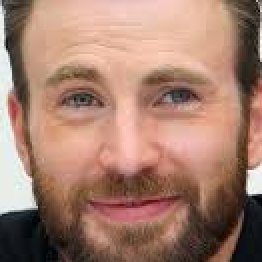
#> input picture images/chris_evans29.png, 131 x 131 px (shown 2 times larger); its folder holds only this picture in this run
$ jupyter execute --allow-errors master.ipynb
#> lines starting #> are read from the running program, lines starting #| are printed output that depends on the picture; long printed decimals are rounded
[cell 1]
import numpy as np
import pandas as pd
import cv2
import matplotlib.pyplot as plt
import seaborn as sns;sns.set()
import glob
import os
import re
from joblib import dump

[cell 2]
from warnings import filterwarnings
filterwarnings("ignore")

# Loading Image Data

[cell 3]
CLASSES = {0:"chris_evans",1:"chris_hemsworth",2:"mark_ruffalo",3:"robert_downey_jr",4:"scarlett_johansson"}
images_paths = glob.glob("images/*.png")

[cell 4]
images = []
labels = []

reversed_classes = dict(zip(CLASSES.values(),CLASSES.keys()))

#> (the rest of this cell did not finish here and is left out)

# Preprocessing Image Data

[cell 5]
min_width = min([image.shape[1] for image in images])
#> min_width = 131
min_height = min([image.shape[0] for image in images])
#> min_height = 131

print("min_width:",min_width)
#| min_width: 131
print("min_height:",min_height)
#| min_height: 131

[cell 6]
# Resize Images
images = np.array([cv2.resize(image, (90,90), interpolation=cv2.INTER_AREA) for image in images])

[cell 7]
# Normalization
images = images / 255

[cell 8]
# Flatten
flat_images = images.reshape(60,-1)

[cell 9]
# Store the Processed Images and their labels
np.save("artifacts/images.npy", flat_images)
np.save("artifacts/labels.npy", labels)

# Compression

[cell 10]
def visualize_faces(estimator_name,recovered_images, start=5, num_imgs=3):
    fig, axs = plt.subplots(num_imgs, 2, figsize=(10, 5*num_imgs))

    k = 0
    for i in range(start,start+num_imgs):
        axs[k,0].imshow(images[i])
        axs[k,0].set_title("Original")
        axs[k,0].grid(False)
        axs[k,0].axis(False)

        k += 1

    k = 0
    for i in range(start,start+num_imgs):
        axs[k,1].imshow(recovered_images[i].reshape(90, 90, 3))
        axs[k,1].set_title(f"Recovered from {estimator_name}")
        axs[k,1].grid(False)
        axs[k,1].axis(False)

        k += 1
    plt.show()

[cell 11]
def visualization_2d(estimator_name, reduced_images):
    colors = sns.color_palette(n_colors=len(CLASSES))
    for i in np.unique(labels):
        indices = np.where(np.array(labels) == i)[0]
        sns.scatterplot(
            x=reduced_images[indices, 0],
            y=reduced_images[indices, 1],
            color=colors[i],
            label=CLASSES[i]
        )

    plt.title(f"2D Visualization with {estimator_name}")
    plt.legend(title="Class")
    plt.show()

def visualization_3d(estimator_name, reduced_images):
    fig = plt.figure(figsize=(8, 6))
    ax = fig.add_subplot(111, projection='3d')

    colors = sns.color_palette(n_colors=len(CLASSES))
    for i in np.unique(labels):
        indices = np.where(np.array(labels) == i)[0]
        ax.scatter(
            reduced_images[indices, 0],
            reduced_images[indices, 1],
            reduced_images[indices, 2],
            c=[colors[i]],
            label=CLASSES[i]
        )

    ax.set_title(f"3D Visualization with {estimator_name}")
    ax.legend(title="Class")
    plt.show()

## PCA

[cell 12]
from sklearn.decomposition import PCA
from sklearn.metrics import mean_squared_error

[cell 13]
pca = PCA(n_components=50,svd_solver='full')
pca.fit(flat_images)

[cell 14]
importances = pca.explained_variance_ratio_

plt.figure(figsize=(10, 4))
plt.plot(np.cumsum(importances), marker='o')
plt.xlabel('Number of Components')
plt.ylabel('Cumulative Explained Variance')
plt.title('PCA Explained Variance')
plt.show()
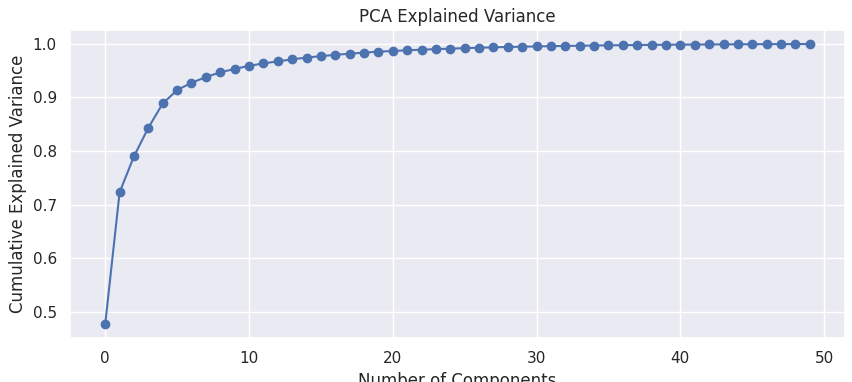
#> figure drawn by matplotlib, 1 panel; curve peaks at x = 49, y = 1

[cell 15]
print("With 50 Features only, PCA preserved: ",np.cumsum(importances).max())

[cell 16]
pca_reduced = pca.transform(flat_images)
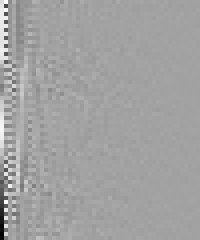
#> pca_reduced: shape (60, 50) float64 (shown 4 times larger); min -6.87, max 3.93, mean -1.37e-16; drawn with min black and max white

[cell 17]
# Reconstruction
pca_recovered = pca.inverse_transform(pca_reduced)

#> (a cell that did not finish here is left out)

#> after the loop in visualize_faces, `for i in range(start,start+num_imgs):`: k = 0

[cell 19]
print("Error between original and recovered images:",mean_squared_error(flat_images,pca_recovered))
#| Error between original and recovered images: 2.3486229409383805e-05

[cell 20]
# Visualization
pca_2d = PCA(n_components=2,svd_solver='full')
pca_2d_reduced = pca_2d.fit_transform(flat_images)
#> pca_2d_reduced = 60 pairs, first value -6.87 to 3.58, second value -3.89 to 3.93
dump(pca_2d,"estimators/pca_2d.pkl")

pca_3d = PCA(n_components=3,svd_solver='full')
pca_3d_reduced = pca_3d.fit_transform(flat_images)
#> pca_3d_reduced = 60 rows, first 8: [2.39, 3.93, -0.858], [2.86, -3.89, -0.35], [3.17, 3.67, -0.632], [3.24, -3.33, -0.515], [3.21, 3.31, -0.451], [2.97, -3.13, -0.649], [3, 3.17, -0.337], [2.84, -3.05, -0.727]
dump(pca_3d,"estimators/pca_3d.pkl")

[cell 21]
visualization_2d("PCA",pca_2d_reduced)

[cell 22]
visualization_3d("PCA",pca_3d_reduced)
#> in visualization_3d, `colors = sns.color_palette(n_colors=len(CLASSES))`: colors = [(0.298, 0.447, 0.69), (0.867, 0.518, 0.322), (0.333, 0.659, 0.408), (0.769, 0.306, 0.322), (0.506, 0.447, 0.702)]

### Randomized PCA

[cell 23]
rand_pca = PCA(n_components=50, svd_solver='randomized', random_state=42)
rand_pca.fit(flat_images)

[cell 24]
importances = rand_pca.explained_variance_ratio_

plt.figure(figsize=(10, 4))
plt.plot(np.cumsum(importances), marker='o')
plt.xlabel('Number of Components')
plt.ylabel('Cumulative Explained Variance')
plt.title('Randomized PCA Explained Variance')
plt.show()

[cell 25]
print("With 50 Features only, Randomized PCA preserved: ",np.cumsum(importances).max())

[cell 26]
rand_pca_reduced = rand_pca.transform(flat_images)

[cell 27]
# Reconstruction
rand_pca_recovered = rand_pca.inverse_transform(rand_pca_reduced)

#> (a cell that did not finish here is left out)

#> after the loop in visualize_faces, `for i in range(start,start+num_imgs):`: k = 0

So with **Randomized PCA** we got the same results as **PCA** with much less resources and time.

[cell 29]
print("Error between original and recovered images:",mean_squared_error(flat_images,rand_pca_recovered))
#| Error between original and recovered images: 2.3486229409383815e-05

[cell 30]
# Visualization
rand_pca_2d_reduced = PCA(n_components=2, svd_solver='randomized', random_state=42).fit_transform(flat_images)
#> rand_pca_2d_reduced has the same summary as pca_2d_reduced
rand_pca_3d_reduced = PCA(n_components=3, svd_solver='randomized', random_state=42).fit_transform(flat_images)
#> rand_pca_3d_reduced has the same summary as pca_3d_reduced

[cell 31]
visualization_2d("Randomized PCA",rand_pca_2d_reduced)

[cell 32]
visualization_3d("Randomized PCA",rand_pca_3d_reduced)

### Kernel PCA

[cell 33]
from sklearn.decomposition import KernelPCA

[cell 34]
kpca = KernelPCA(n_components=50, kernel='rbf', gamma=0.1,fit_inverse_transform=True)
kpca.fit(flat_images)

**KernelPCA** is nonlinear, and it doesn’t compute the variance explained in the same way as regular PCA. So it does not have the .explained_variance_ratio_ attribute.

[cell 35]
kpca_reduced = kpca.transform(flat_images)

[cell 36]
# Reconstruction
kpca_recovered = kpca.inverse_transform(kpca_reduced)
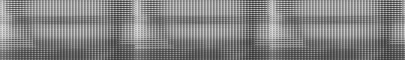
#> kpca_recovered: shape (60, 405) float64; min 0.2, max 0.879, mean 0.513

#> (a cell that did not finish here is left out)


**Kernel PCA** perfomed much worse than linear PCA while its much more powerfull, which means its **overfitting**.

[cell 38]
print("Error between original and recovered images:",mean_squared_error(flat_images,kpca_recovered))
#| Error between original and recovered images: 0.01935

[cell 39]
# Visualization
kpca_2d = KernelPCA(n_components=2, kernel='rbf', gamma=0.1,fit_inverse_transform=True)
kpca_2d_reduced = kpca_2d.fit_transform(flat_images)
#> kpca_2d_reduced = 60 pairs, first value -0.587 to 0.7, second value -0.396 to 0.465
dump(kpca_2d,"estimators/kpca_2d.pkl")

kpca_3d = KernelPCA(n_components=3, kernel='rbf', gamma=1e-2, fit_inverse_transform=True)
kpca_3d_reduced = kpca_3d.fit_transform(flat_images)
#> kpca_3d_reduced = 60 rows, first 8: [-0.242, -0.44, -0.0999], [-0.272, 0.445, -0.136], [-0.315, -0.422, -0.0692], [-0.318, 0.395, -0.159], [-0.328, -0.392, -0.0534], [-0.304, 0.383, -0.166], [-0.315, -0.382, -0.0387], [-0.295, 0.377, -0.164]
dump(kpca_3d,"estimators/kpca_3d.pkl")

[cell 40]
visualization_2d("Kernel PCA",kpca_2d_reduced)

[cell 41]
visualization_3d("Kernel PCA",kpca_3d_reduced)

## Random Projection

[cell 42]
from sklearn.random_projection import GaussianRandomProjection

[cell 43]
grp = GaussianRandomProjection(n_components=50, random_state=42)
grp.fit(flat_images)

[cell 44]
grp_reduced = grp.transform(flat_images)

[cell 45]
grp_recovered = grp.inverse_transform(grp_reduced)
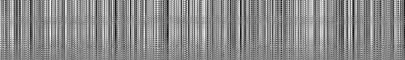
#> grp_recovered: shape (60, 405) float64; min -0.676, max 0.669, mean 0.0574; drawn with min black and max white

#> (a cell that did not finish here is left out)

#> after the loop in visualize_faces, `for i in range(start,start+num_imgs):`: k = 0

**Random Projection** is not good for **reconstruction** or **visualization** cause It doesnt learn from the data, so It cant preserve its structure like shapes or faces.

[cell 47]
print("Error between original and recovered images:",mean_squared_error(flat_images,grp_recovered))
#| Error between original and recovered images: 0.3019

[cell 48]
# Visualization
grp_2d = GaussianRandomProjection(n_components=2, random_state=42)
grp_2d_reduced = grp_2d.fit_transform(flat_images)
#> grp_2d_reduced = 60 pairs, first value -1.33 to 7.82, second value -8.26 to 1.33
dump(grp_2d,"estimators/grp_2d.pkl")

grp_3d = GaussianRandomProjection(n_components=3, random_state=42)
grp_3d_reduced = grp_3d.fit_transform(flat_images)
#> grp_3d_reduced = 60 rows, first 8: [5.57, -4.88, 18.91], [1.81, -2.49, 22.07], [5.86, -5.6, 21.09], [2.22, -2.97, 22.3], [5.57, -5.82, 21.47], [2.16, -2.79, 21.26], [5.76, -6.16, 21.6], [2.1, -3.24, 20.76]
dump(grp_3d,"estimators/grp_3d.pkl")

[cell 49]
visualization_2d("Gaussian Random Projection",grp_2d_reduced)

[cell 50]
visualization_3d("Gaussian Random Projection",grp_3d_reduced)

## Locally Linear Embedding

[cell 51]
from sklearn.manifold import LocallyLinearEmbedding
from sklearn.metrics import pairwise_distances
from sklearn.manifold import trustworthiness

[cell 52]
lle = LocallyLinearEmbedding(n_neighbors=3, n_components=50,
method='standard')
lle.fit(flat_images)

[cell 53]
lle_reduced = lle.transform(flat_images)
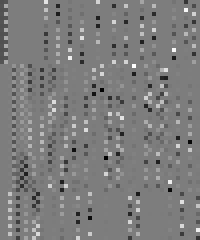
#> lle_reduced: shape (60, 50) float64 (shown 4 times larger); min -0.736, max 0.763, mean -0.00164; drawn with min black and max white

[cell 54]
# Compare pairwise distances in high-dim and low-dim space
D_high = pairwise_distances(flat_images)
D_low = pairwise_distances(lle_reduced)
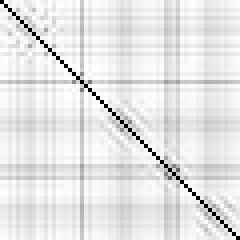
#> D_low: shape (60, 60) float64 (shown 4 times larger); min 0, max 1.41, mean 1.27; drawn with min black and max white

[cell 55]
# Correlation or stress between distances
correlation = np.corrcoef(D_high.ravel(), D_low.ravel())[0, 1]
#> correlation = 0.295
print(f"Distance correlation: {correlation:.4f}")
#| Distance correlation: 0.2947

**moderate**, not great, but LLE is not designed for global structure.

[cell 56]
tw = trustworthiness(flat_images, lle_reduced, n_neighbors=10)
#> tw = 0.563
print(f"Trustworthiness: {tw:.4f}")
#| Trustworthiness: 0.5627

This shows a moderate local neighborhood preservation, though it's still below 0.9, which is usually considered strong.

These scores suggest that your current LLE configuration is **closer to acceptable**,

[cell 57]
# Visualization
lle_2d = LocallyLinearEmbedding(n_neighbors=3, n_components=2,method='standard')
lle_2d_reduced = lle_2d.fit_transform(flat_images)
#> lle_2d_reduced = 60 pairs, first value -0.235 to 0.132, second value -0.00337 to 0.406
dump(lle_2d,"estimators/lle_2d.pkl")

lle_3d = LocallyLinearEmbedding(n_neighbors=3, n_components=3,method='standard')
lle_3d_reduced = lle_3d.fit_transform(flat_images)
#> lle_3d_reduced = 60 rows, first 8: [0, 0, 0], [0, 0, 0], [0, 0, 0], [0, 0, 0], [0, 0, 0], [0, 0, 0], [0, 0, 0], [0, 0, 0]
dump(lle_3d,"estimators/lle_3d.pkl")

[cell 58]
visualization_2d("Locally Linear Embedding",lle_2d_reduced)

[cell 59]
visualization_3d("Locally Linear Embedding",lle_3d_reduced)

## Multi Dimentional Scaling

[cell 60]
from sklearn.manifold import MDS

[cell 61]
mds = MDS(n_components=50)

[cell 62]
mds_reduced = mds.fit_transform(flat_images)
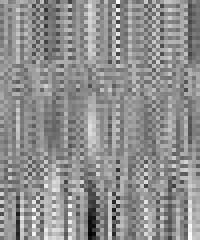
#> mds_reduced: shape (60, 50) float64 (shown 4 times larger); min -2.79, max 2.18, mean -1.18e-18; drawn with min black and max white

[cell 63]
# Compare pairwise distances in high-dim and low-dim space
D_high = pairwise_distances(flat_images)
D_low = pairwise_distances(mds_reduced)

[cell 64]
# Correlation or stress between distances
correlation = np.corrcoef(D_high.ravel(), D_low.ravel())[0, 1]
#> correlation = 1
print(f"Distance correlation: {correlation:.4f}")
#| Distance correlation: 0.9996

[cell 65]
tw = trustworthiness(flat_images, mds_reduced, n_neighbors=10)
#> tw = 0.999
print(f"Trustworthiness: {tw:.4f}")
#| Trustworthiness: 0.9990

those are **exceptionally high scores**.

[cell 66]
# Visualization
mds_2d = MDS(n_components=2)
mds_2d_reduced = mds_2d.fit_transform(flat_images)
#> mds_2d_reduced = 60 pairs, first value -4.84 to 4.82, second value -7.2 to 4.4
dump(mds_2d,"estimators/mds_2d.pkl")

mds_3d = MDS(n_components=3)
mds_3d_reduced = mds_3d.fit_transform(flat_images)
#> mds_3d_reduced = 60 rows, first 8: [1.69, -4.79, 0.879], [-5.24, 0.618, 0.05], [0.736, -4.99, 1.61], [-5.05, -0.232, 0.362], [0.278, -4.79, 1.59], [-4.76, -0.314, -0.0758], [0.346, -4.62, 1.34], [-4.58, -0.304, -0.517]
dump(mds_3d,"estimators/mds_3d.pkl")

[cell 67]
visualization_2d("Multi Dimentional Scaling",mds_2d_reduced)

[cell 68]
visualization_3d("Multi Dimentional Scaling",mds_3d_reduced)

## Isomap

[cell 69]
from sklearn.manifold import Isomap

[cell 70]
isomap = Isomap(n_components=33,n_neighbors=10)
isomap.fit(flat_images)

[cell 71]
isomap_reduced = isomap.transform(flat_images)

[cell 72]
# Compare pairwise distances in high-dim and low-dim space
D_high = pairwise_distances(flat_images)
D_low = pairwise_distances(isomap_reduced)
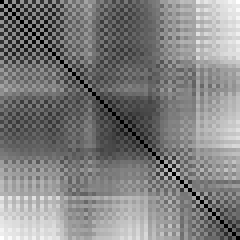
#> D_low: shape (60, 60) float64 (shown 4 times larger); min 0, max 19.71, mean 9.89; drawn with min black and max white

[cell 73]
# Correlation or stress between distances
correlation = np.corrcoef(D_high.ravel(), D_low.ravel())[0, 1]
#> correlation = 0.962
print(f"Distance correlation: {correlation:.4f}")
#| Distance correlation: 0.9620

This means **92% of the pairwise** distance relationships are preserved.
Isomap is known to capture global structure, so this score is strong.

[cell 74]
tw = trustworthiness(flat_images, isomap_reduced, n_neighbors=10)
#> tw = 0.991
print(f"Trustworthiness: {tw:.4f}")
#| Trustworthiness: 0.9908

Outstanding. A score > 0.95 means that local neighborhoods are nearly perfectly preserved.
This is better than LLE and even close to what you got from MDS — with the added benefit that Isomap supports .transform().

[cell 75]
# Visualization
isomap_2d = Isomap(n_components=2,n_neighbors=10)
isomap_2d_reduced = isomap_2d.fit_transform(flat_images)
#> isomap_2d_reduced = 60 pairs, first value -7.1 to 11.53, second value -4.58 to 5.84
dump(isomap_2d,"estimators/isomap_2d.pkl")

isomap_3d = Isomap(n_components=3,n_neighbors=10)
isomap_3d_reduced = isomap_3d.fit_transform(flat_images)
#> isomap_3d_reduced = 60 rows, first 8: [-7.1, -4.39, 1.56], [-4.71, 5.84, -1.58], [-6.74, -4.31, 1.25], [-4.63, 5.28, -1.76], [-6.47, -4.19, 1.12], [-3.95, 5.06, -1.78], [-6, -4.43, 1.16], [-3.67, 5.14, -1.26]
dump(isomap_3d,"estimators/isomap_3d.pkl")

[cell 76]
visualization_2d("Visualization with Isomap",isomap_2d_reduced)

[cell 77]
visualization_3d("Visualization with Isomap",isomap_3d_reduced)

## TSNE

[cell 78]
from sklearn.manifold import TSNE

[cell 79]
tsne = TSNE(n_components=33, method='exact', random_state=42)

[cell 80]
tsne_reduced = tsne.fit_transform(flat_images)
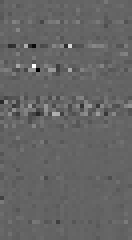
#> tsne_reduced: shape (60, 33) float32 (shown 4 times larger); min -46.43, max 70.82, mean 0.2; drawn with min black and max white

[cell 81]
# Compare pairwise distances in high-dim and low-dim space
D_high = pairwise_distances(flat_images)
D_low = pairwise_distances(tsne_reduced)
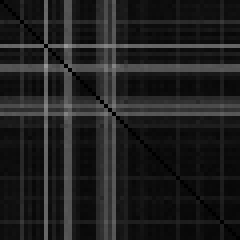
#> D_low: shape (60, 60) float32 (shown 4 times larger); min 0, max 152.8, mean 31.7

[cell 82]
# Correlation or stress between distances
correlation = np.corrcoef(D_high.ravel(), D_low.ravel())[0, 1]
#> correlation = -0.105
print(f"Distance correlation: {correlation:.4f}")
#| Distance correlation: -0.1047

That's **very bad**. It means global distances were not preserved at all.
Negative correlation suggests the structure in high-dimensional space was almost inverted or unrelated.

[cell 83]
tw = trustworthiness(flat_images, tsne_reduced, n_neighbors=10)
#> tw = 0.593
print(f"Trustworthiness: {tw:.4f}")
#| Trustworthiness: 0.5927

This is average at best.
For t-SNE, trustworthiness should typically be > 0.90 when it works well.

[cell 84]
# Visualization
tsne_2d = TSNE(n_components=2, method='exact', random_state=42)
tsne_2d_reduced = tsne_2d.fit_transform(flat_images)
#> tsne_2d_reduced = 60 pairs, first value -5.05 to 1.78, second value -2.37 to 3.98

tsne_3d = TSNE(n_components=3, method='exact', random_state=42)
tsne_3d_reduced = tsne_3d.fit_transform(flat_images)
#> tsne_3d_reduced = 60 rows, first 8: [50.81, -57.33, -70.42], [1.69, -77.47, -113.9], [-30.74, 55.63, 70.02], [-2.1, -55.6, 112.9], [1.62, 20.71, 117.5], [107.8, 19.86, -41.59], [0.267, 10.48, 5.88], [-25.34, 20.37, -49.65]

[cell 85]
visualization_2d("TSNE",tsne_2d_reduced)

[cell 86]
visualization_3d("TSNE",tsne_3d_reduced)

$ run again, on images/chris_evans33.png
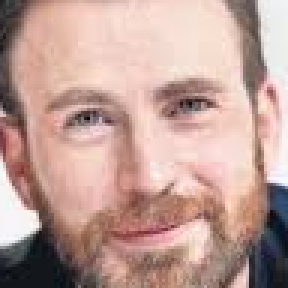
#> input picture images/chris_evans33.png, 96 x 96 px (shown 3 times larger)
#> min_width = 96
#| min_width: 96
#| min_height: 96
#> after the loop in visualize_faces, `for i in range(start,start+num_imgs):`: k = 0
#| Error between original and recovered images: 1.298410767770838e-05
#> pca_2d_reduced = 60 pairs, first value -6.62 to 3.4, second value -3.76 to 4.13
#> pca_3d_reduced = 60 rows, first 8: [0.583, -3.53, 1.11], [2.6, 2.28, -1.23], [1.74, -3.44, 1.5], [3.09, 2.26, -1.2], [2.1, -3.27, 1.51], [3.25, 2.26, -1.09], [2.23, -2.99, 1.36], [3.4, 2.01, -0.898]
#> in visualization_3d, `colors = sns.color_palette(n_colors=len(CLASSES))`: colors = [(0.298, 0.447, 0.69), (0.867, 0.518, 0.322), (0.333, 0.659, 0.408), (0.769, 0.306, 0.322), (0.506, 0.447, 0.702)]
#> after the loop in visualize_faces, `for i in range(start,start+num_imgs):`: k = 0
#| Error between original and recovered images: 1.2984107677708378e-05
#> rand_pca_2d_reduced has the same summary as pca_2d_reduced
#> rand_pca_3d_reduced has the same summary as pca_3d_reduced
#| Error between original and recovered images: 0.0205
#> kpca_2d_reduced = 60 pairs, first value -0.596 to 0.651, second value -0.402 to 0.47
#> kpca_3d_reduced = 60 rows, first 8: [-0.0876, 0.425, -0.0737], [-0.255, -0.321, 0.148], [-0.202, 0.414, -0.126], [-0.305, -0.326, 0.152], [-0.239, 0.396, -0.134], [-0.323, -0.325, 0.145], [-0.258, 0.367, -0.128], [-0.346, -0.296, 0.127]
#> after the loop in visualize_faces, `for i in range(start,start+num_imgs):`: k = 0
#| Error between original and recovered images: 0.4331
#> grp_2d_reduced = 60 pairs, first value 0.134 to 6.59, second value -10.06 to 3.48
#> grp_3d_reduced = 60 rows, first 8: [3.82, -6.3, 16.54], [1.88, -8.21, 20.72], [4.71, -6.97, 19.29], [1.78, -8.13, 21.59], [4.16, -6.4, 20.04], [1.78, -7.55, 22.88], [3.7, -5.88, 19.8], [1.83, -6.99, 23.47]
#> `correlation = np.corrcoef(D_high.ravel(), D_low.ravel())[0, 1]`: correlation = 0.265
#| Distance correlation: 0.2652
#> `tw = trustworthiness(flat_images, lle_reduced, n_neighbors=10)`: tw = 0.485
#| Trustworthiness: 0.4853
#> lle_2d_reduced = 60 pairs, first value -0.261 to 0.0427, second value -0.116 to 0.333
#> lle_3d_reduced = 60 rows, first 8: [-0.0867, 0.0596, -0.248], [-0.0156, 0.00447, 0.153], [-0.0867, 0.0596, -0.248], [-0.0156, 0.00447, 0.153], [-0.0867, 0.0596, -0.248], [-0.0156, 0.00447, 0.153], [-0.0867, 0.0596, -0.248], [-0.0156, 0.00447, 0.153]
#> `mds_reduced = mds.fit_transform(flat_images)`:
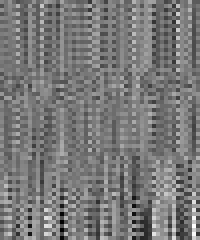
#> mds_reduced: shape (60, 50) float64 (shown 4 times larger); min -2.67, max 2.94, mean 3.55e-18; drawn with min black and max white
#> `correlation = np.corrcoef(D_high.ravel(), D_low.ravel())[0, 1]`: correlation = 0.999
#| Distance correlation: 0.9995
#| Trustworthiness: 0.9987
#> mds_2d_reduced = 60 pairs, first value -5.06 to 7.92, second value -4.64 to 7.47
#> mds_3d_reduced = 60 rows, first 8: [3, -3.25, 0.678], [-4.84, 0.193, -0.691], [2.04, -4.23, 0.442], [-4.89, -0.27, 0.14], [1.44, -4.43, 0.212], [-4.74, -0.529, 0.652], [0.972, -4.33, 0.089], [-4.45, -1.03, 0.784]
#> `correlation = np.corrcoef(D_high.ravel(), D_low.ravel())[0, 1]`: correlation = 0.857
#| Distance correlation: 0.8574
#> `tw = trustworthiness(flat_images, isomap_reduced, n_neighbors=10)`: tw = 0.996
#| Trustworthiness: 0.9959
#> isomap_2d_reduced = 60 pairs, first value -8.13 to 9.47, second value -6.77 to 6.87
#> isomap_3d_reduced = 60 rows, first 8: [-4.06, -6.5, -0.813], [8.66, -0.329, -2.22], [-3.74, -6.77, -0.229], [9.47, -0.418, 0.168], [-3.65, -6.53, 0.193], [8.96, -0.121, -0.195], [-3.61, -6.2, 0.537], [8.57, 0.0893, -0.568]
#> `D_low = pairwise_distances(tsne_reduced)`:
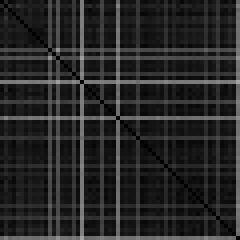
#> D_low: shape (60, 60) float32 (shown 4 times larger); min 0, max 163.6, mean 38.9
#> `correlation = np.corrcoef(D_high.ravel(), D_low.ravel())[0, 1]`: correlation = 0.072
#| Distance correlation: 0.0720
#> `tw = trustworthiness(flat_images, tsne_reduced, n_neighbors=10)`: tw = 0.608
#| Trustworthiness: 0.6079
#> tsne_2d_reduced = 60 pairs, first value -3.75 to 4.45, second value -1.62 to 4.67
#> tsne_3d_reduced = 60 rows, first 8: [-36.05, 113.9, 27.77], [-24.7, -74.13, -20.68], [-32.48, 46.75, 17.69], [1.08, -67.31, -61.63], [55.5, -82.82, 61.19], [22.91, -75.07, 5.53], [5.76, 76.94, 33.62], [5.88, -33.95, -17.6]
